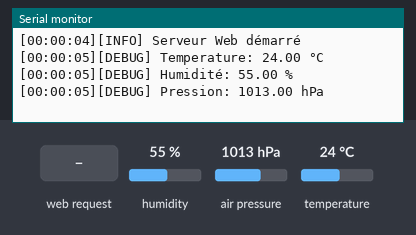
Simulated run of this sketch. Board: ESP32. Parts: the last lines printed to the serial monitor. The inputs (shaded band) are chosen by the test bench; at power-on: humidity 55 %, air pressure 1013 hPa, temperature 24 °C. WiFi joins after 1.5 s; servers stay silent unless stated.

Above: at 5.2 s.
5.3 s: HTTP request GET / received
At 5.9 s:
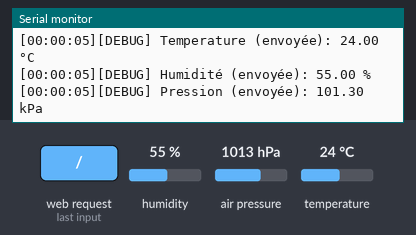
6.8 s: HTTP request GET /donnees received
At 7.6 s:
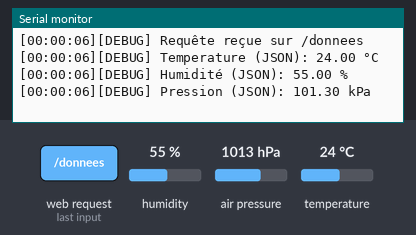
8.3 s: humidity set to 22 %
9.8 s: air pressure set to 952 hPa
At 10.5 s:
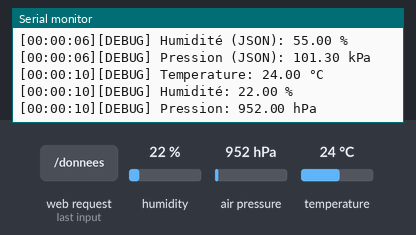

The sketch:

esp_bme_logging.ino
```cpp
#include <Wire.h>
#include <Adafruit_Sensor.h>
#include <Adafruit_BME280.h>
#include <WiFi.h>
#include <WebServer.h>

// Paramètres WiFi
const char* ssid = "VOTRE_SSID_WIFI";      // Remplacer par votre SSID WiFi
const char* password = "VOTRE_MOT_DE_PASSE_WIFI";  // Remplacer par votre mot de passe WiFi

// Capteur BME280
Adafruit_BME280 bme;
#define PRESSION_NIVEAU_MER_HPA (1013.25)

// Serveur web sur le port 80
WebServer server(80);

// Buffer pour les messages de log
char logBuffer[150];

// Fonction de logging avec niveau et timestamp
void logMessage(const char* level, const char* message) {
  unsigned long currentMillis = millis();
  unsigned long seconds = currentMillis / 1000;
  unsigned long minutes = seconds / 60;
  unsigned long hours = minutes / 60;

  sprintf(logBuffer, "[%02lu:%02lu:%02lu][%s] %s",
    hours, minutes % 60, seconds % 60,
    level,
    message);
  Serial.println(logBuffer);
}

void logError(const char* message) {
  logMessage("ERROR", message);
}

void logInfo(const char* message) {
  logMessage("INFO", message);
}

void logDebug(const char* message) {
  logMessage("DEBUG", message);
}

void logWarn(const char* message) {
  logMessage("WARN", message);
}

// Fonction pour formatter les valeurs flottantes en messages
void logSensorValue(const char* sensor, float value, const char* unit) {
  char valueBuffer[50];
  sprintf(valueBuffer, "%s: %.2f %s", sensor, value, unit);
  logDebug(valueBuffer);
}

void setup() {
  Serial.begin(115200);
  delay(2000);  // Délai pour stabilisation
  logInfo("Démarrage du système");

  // Initialisation I2C
  Wire.begin(21, 22);  // SDA, SCL
  logInfo("I2C initialisé sur les pins SDA=21, SCL=22");

  logInfo("Initialisation BME280...");
  // Initialisation du BME280
  bool status = bme.begin(0x76);  // Essayez d'abord 0x76
  if (!status) {
    logWarn("Échec avec l'adresse 0x76, tentative avec 0x77...");
    status = bme.begin(0x77);
    if (!status) {
      logError("Impossible de trouver un capteur BME280 valide!");
      while (1) {
        delay(10000);
        logError("BME280 toujours non détecté");
      }
    }
  }
  logInfo("BME280 initialisé avec succès");

  // Connexion au WiFi
  logInfo("Tentative de connexion WiFi...");
  WiFi.begin(ssid, password);

  int tentatives = 0;
  while (WiFi.status() != WL_CONNECTED && tentatives < 20) {
    delay(1000);
    tentatives++;
    sprintf(logBuffer, "Tentative de connexion WiFi: %d/20", tentatives);
    logInfo(logBuffer);
  }

  if (WiFi.status() == WL_CONNECTED) {
    sprintf(logBuffer, "Connecté au WiFi. IP: %s", WiFi.localIP().toString().c_str());
    logInfo(logBuffer);
  } else {
    logError("Échec de connexion WiFi après 20 tentatives");
    ESP.restart();
  }

  // Définition des routes du serveur web
  server.on("/", handleRoot);
  server.on("/donnees", handleData);

  // Démarrage du serveur web
  server.begin();
  logInfo("Serveur Web démarré");
}

void loop() {
  server.handleClient();

  // Log périodique des valeurs (toutes les 5 secondes)
  static unsigned long lastLog = 0;
  if (millis() - lastLog > 5000) {
    // Lecture et log des valeurs des capteurs
    float temperature = bme.readTemperature();
    float humidity = bme.readHumidity();
    float pressure = bme.readPressure() / 100.0F;

    logSensorValue("Temperature", temperature, "°C");
    logSensorValue("Humidité", humidity, "%");
    logSensorValue("Pression", pressure, "hPa");

    // Vérification de la connexion WiFi
    if (WiFi.status() != WL_CONNECTED) {
      logWarn("Connexion WiFi perdue!");
    }

    lastLog = millis();
  }

  delay(100);
}

void handleRoot() {
  logDebug("Requête reçue sur /");

  float temperature = bme.readTemperature();
  float humidity = bme.readHumidity();
  float pressure = bme.readPressure() / 1000.0F;

  String html = "<!DOCTYPE html><html>"
                "<head><title>Données du capteur BME280</title>"
                "<meta charset='UTF-8'>"
                "<meta http-equiv='refresh' content='5'>"
                "<style>"
                "body { font-family: Arial, sans-serif; margin: 20px; }"
                ".sensor-data { font-size: 1.2em; margin: 10px 0; }"
                "</style></head>"
                "<body>"
                "<h1>Conditions extérieur</h1>"
                "<div class='sensor-data'>"
                "Température: " + String(temperature) + " °C</div>"
                "<div class='sensor-data'>"
                "Humidité: " + String(humidity) + " %</div>"
                "<div class='sensor-data'>"
                "Pression: " + String(pressure) + " kPa</div>"
                "</body></html>";

  server.send(200, "text/html", html);

  // Log des valeurs envoyées
  logSensorValue("Temperature (envoyée)", temperature, "°C");
  logSensorValue("Humidité (envoyée)", humidity, "%");
  logSensorValue("Pression (envoyée)", pressure, "kPa");
}

void handleData() {
  logDebug("Requête reçue sur /donnees");

  float temperature = bme.readTemperature();
  float humidity = bme.readHumidity();
  float pressure = bme.readPressure() / 1000.0F;

  String json = "{\"temperature\":" + String(temperature) +
                ",\"pression\":" + String(pressure) +
                ",\"humidite\":" + String(humidity) + "}";

  server.send(200, "application/json", json);

  // Log des valeurs envoyées en JSON
  logSensorValue("Temperature (JSON)", temperature, "°C");
  logSensorValue("Humidité (JSON)", humidity, "%");
  logSensorValue("Pression (JSON)", pressure, "kPa");
}
```

Measured:
- after the input at 5.3 s, the serial monitor: prints a new line at once (image 1)
- after the input at 6.8 s, the serial monitor: prints a new line after 0.05 s (image 2)
- after the input at 9.8 s, the serial monitor: prints a new line after 0.27 s (image 3)
